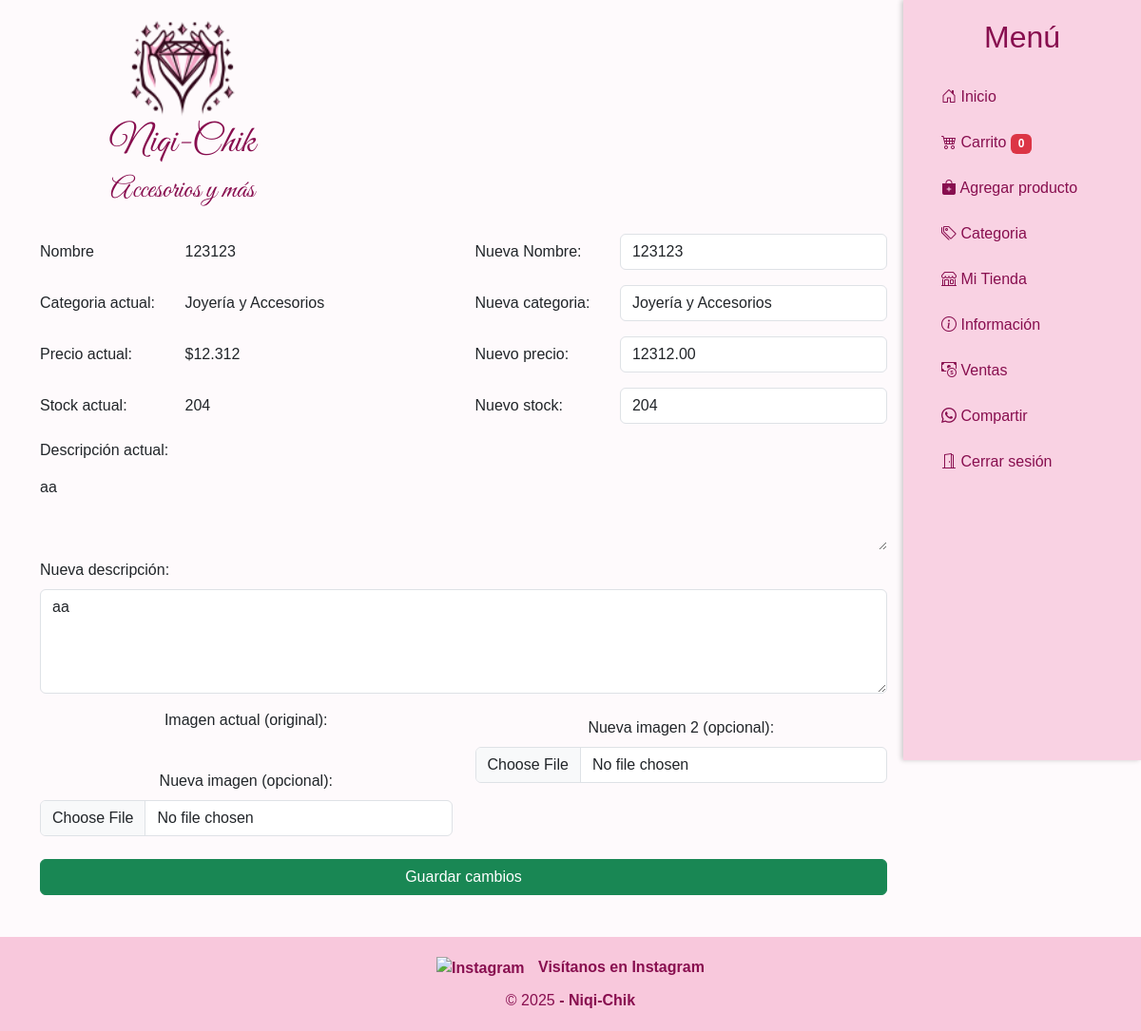
/tienda/21/editar/ (signed in), run on an earlier commit of the app's database.
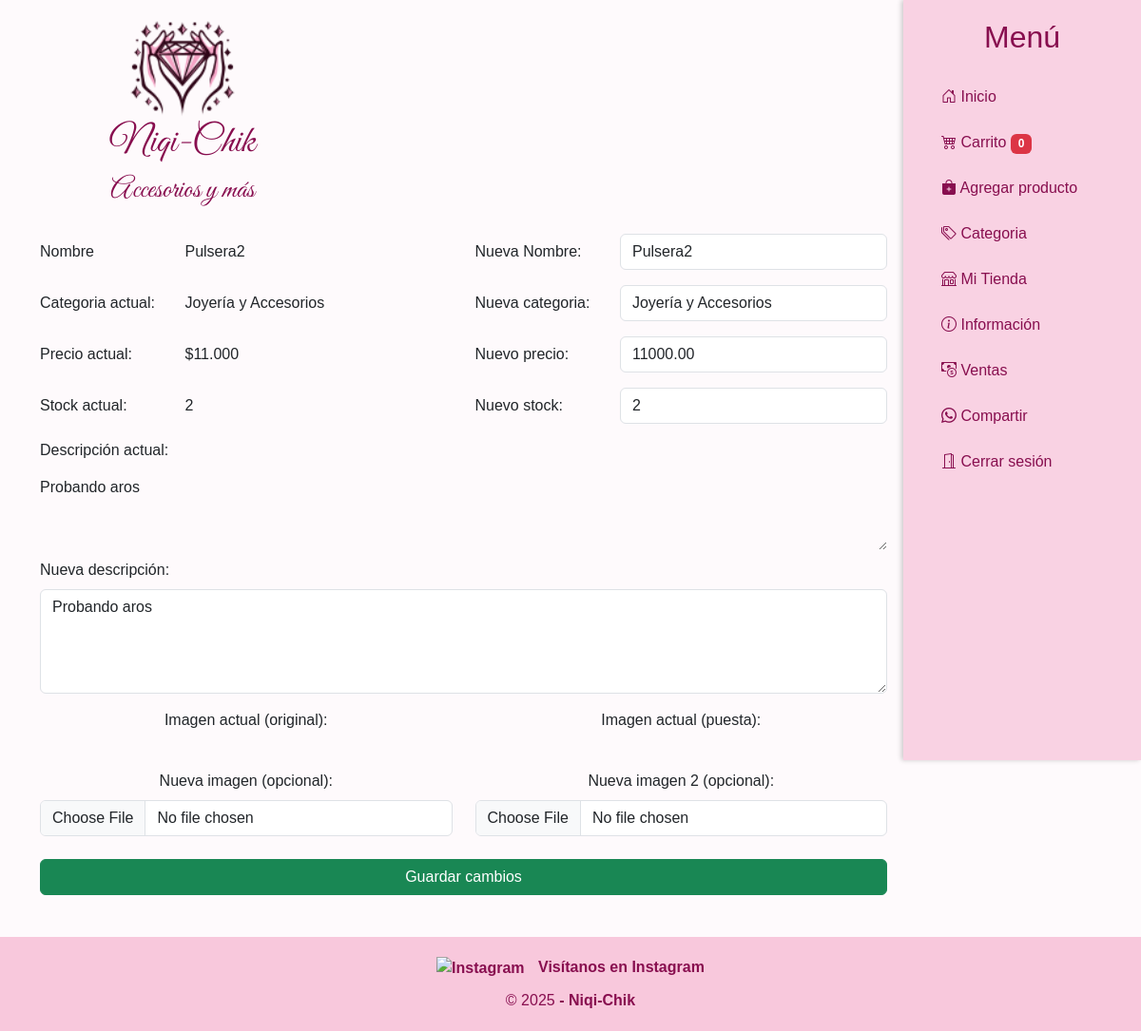
And on a later commit of the database.
### tienda/models.py (models this page shows, shortened)
class Producto(models.Model):
    codigo = models.CharField(max_length=6, unique=True, editable=False, null=True, blank=True)
    nombre = models.CharField(max_length=100)
    categoria = models.ForeignKey(Categoria, on_delete=models.SET_NULL, null=True, blank=True)
    descripcion = models.TextField()
    precio = models.DecimalField(max_digits=10, decimal_places=2)
    stock = models.IntegerField()
    vendidos = models.IntegerField(default=0)
    imagen = CloudinaryField('Producto Original', blank=True, null=True)
    imagen2 = CloudinaryField('Producto Puesto', blank=True, null=True)
    estado = models.BooleanField(default=True)
    visible = models.BooleanField(default=True)
    vendedor = models.ForeignKey(User, on_delete=models.CASCADE)
    slug = models.SlugField(unique=True, blank=True)

class Categoria(models.Model):
    nombre = models.CharField(max_length=100, unique=True)
    descripcion = models.TextField(blank=True, null=True)
    def __str__(self):
        return self.nombre

### tienda/views.py (the view)
# urls.py: path('tienda/<int:producto_id>/editar/', views.editar_producto, name='editar_producto'),
@login_required
def editar_producto(request, producto_id):
    producto = get_object_or_404(Producto, id=producto_id, vendedor=request.user)
    if request.method == 'POST':
        form = EditarProductoForm(request.POST, request.FILES, instance=producto)
        if form.is_valid():
            form.save()
            return redirect('tienda')
    else:
        form = EditarProductoForm(instance=producto)  # Cambié ProductoForm por EditarProductoForm
    return render(request, 'tienda/editar.html', {'form': form, 'producto': producto})

### tienda/forms.py
class EditarProductoForm(forms.ModelForm):
    class Meta:
        model = Producto
        fields = ['nombre','categoria', 'precio', 'stock', 'descripcion', 'imagen', 'imagen2']
        widgets = {
            'nombre': forms.TextInput(attrs={'class': 'form-control'}),  # <- CORREGIDO aquí
            'categoria': forms.Select(attrs={'class': 'form-control'}),  # <- CORREGIDO aquí
            'precio': forms.NumberInput(attrs={'class': 'form-control'}),
            'stock': forms.NumberInput(attrs={'class': 'form-control'}),
            'descripcion': forms.Textarea(attrs={'class': 'form-control', 'rows': 4}),
            'imagen': forms.ClearableFileInput(attrs={'class': 'form-control'}),
            'imagen2': forms.ClearableFileInput(attrs={'class': 'form-control'}),
        }

### tienda/context_processors.py (called while the page is built)
def ventas_pendientes_count(request):
    if request.user.is_authenticated:
        count = Venta.objects.filter(estado='pendiente').count()
        return {'ventas_pendientes': count}
    return {'ventas_pendientes': 0}

### tienda/templates/tienda/editar.html (shortened to what this page needs)
{% extends 'tienda/base.html' %}
{% load static %}
{% load custom_filters %}
{% block content %}
<div class="container">
  <form method="POST" enctype="multipart/form-data" class="mb-4">
      <div class="mb-3 row">
        <label class="col-sm-2 col-form-label">Nombre</label>
        <div class="col-sm-4">
          <input type="text" class="form-control-plaintext" readonly value="{{ producto.nombre }}">
        </div>
        <label class="col-sm-2 col-form-label">Nueva Nombre:</label>
        <div class="col-sm-4">
          {{ form.nombre|add_class:"form-control" }}
        </div>
      </div>
      <div class="mb-3 row">
        <label class="col-sm-2 col-form-label">Categoria actual:</label>
        <div class="col-sm-4">
          <input type="text" class="form-control-plaintext" readonly value="{{ producto.categoria }}">
        </div>
        <label class="col-sm-2 col-form-label">Nueva categoria:</label>
        <div class="col-sm-4">
          {{ form.categoria|add_class:"form-control" }}
        </div>
      </div>
      <div class="mb-3 row">
        <label class="col-sm-2 col-form-label">Precio actual:</label>
        <div class="col-sm-4">
          <input type="text" class="form-control-plaintext" readonly value="{{ producto.precio|formato_chileno }}">
        </div>
        <label class="col-sm-2 col-form-label">Nuevo precio:</label>
        <div class="col-sm-4">
          {{ form.precio|add_class:"form-control" }}
        </div>
      </div>
      <div class="mb-3 row">
        <label class="col-sm-2 col-form-label">Stock actual:</label>
        <div class="col-sm-4">
          <input type="text" class="form-control-plaintext" readonly value="{{ producto.stock }}">
        </div>
        <label class="col-sm-2 col-form-label">Nuevo stock:</label>
        <div class="col-sm-4">
          {{ form.stock|add_class:"form-control" }}
        </div>
      </div>
      <div class="mb-3">
        <label class="form-label">Descripción actual:</label>
        <textarea class="form-control-plaintext mb-2" rows="3" readonly>{{ producto.descripcion }}</textarea>
        <label class="form-label">Nueva descripción:</label>
        {{ form.descripcion|add_class:"form-control" }}
      </div>
      <div class="mb-3 row">
        <div class="col-sm-6 text-center">
          {% if producto.imagen %}
            <p class="form-label">Imagen actual (original):</p>
          {% endif %}
          <p class="form-label mt-2">Nueva imagen (opcional):</p>
          {{ form.imagen|add_class:"form-control" }}
        </div>
        <div class="col-sm-6 text-center">
          {% if producto.imagen2 %}
            <p class="form-label">Imagen actual (puesta):</p>
          {% endif %}
          <p class="form-label mt-2">Nueva imagen 2 (opcional):</p>
          {{ form.imagen2|add_class:"form-control" }}
        </div>
      </div>
      <div class="d-grid mt-4">
        <button type="submit" class="btn btn-success">Guardar cambios</button>
      </div>
    </form>
      </div>
</div>
{% endblock %}

What changed in the data, as far as the page shows it:
changed Producto "Joyería y Accesorios": nombre "123123" → "Pulsera2"; precio "$12.312" → "$11.000"; precio "12312.00" → "11000.00"; stock "204" → "2"; descripcion "aa" → "Probando aros"
Also different on the page:
text now shown: "Imagen actual (puesta):"
